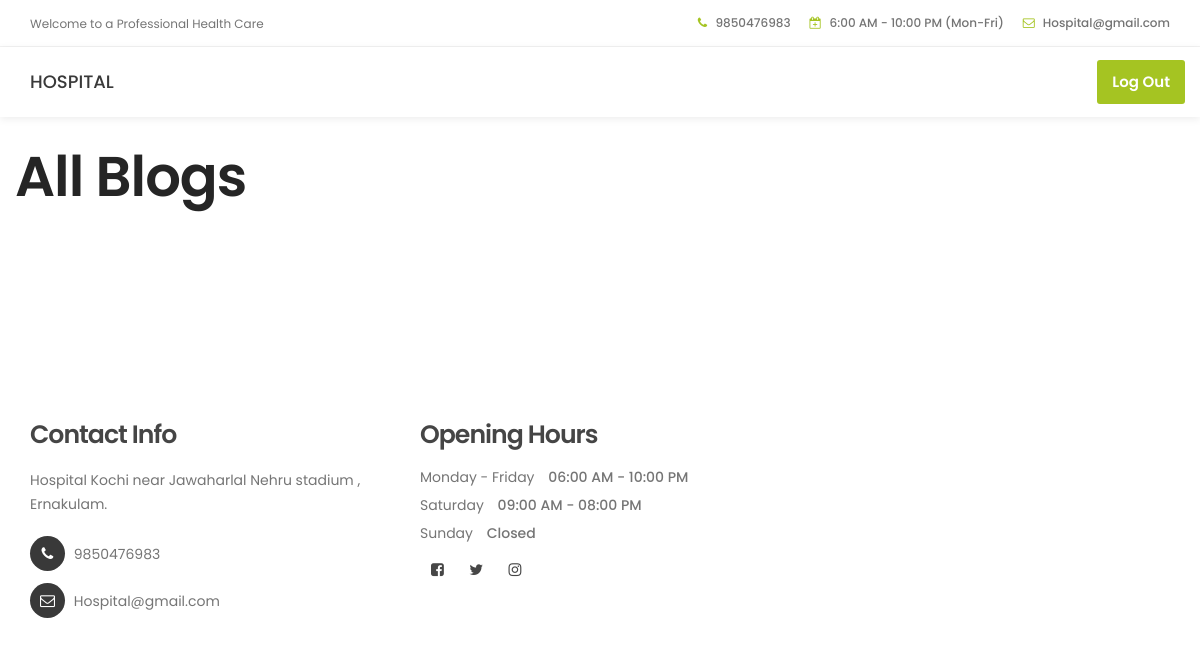
Page /viewpost/1 on the earlier database version.
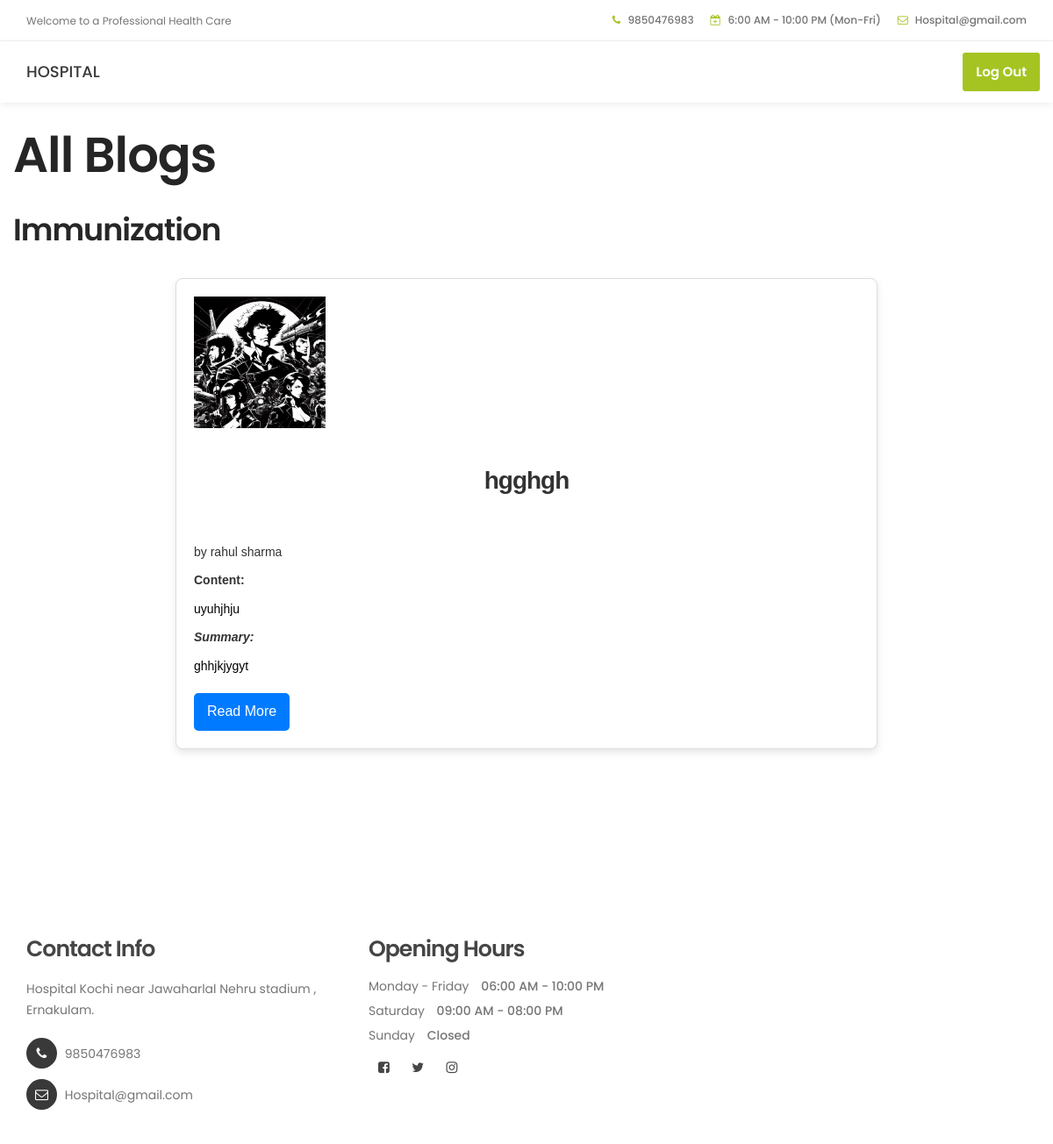
Same page on the later database version.
### hospitalapp/models.py (models this page shows, shortened)
class Category(models.Model):
    name=models.CharField(max_length=25)

class Blogs(models.Model):
    author = models.ForeignKey(doctorreg,on_delete=models.CASCADE)
    title=models.CharField(max_length=25)
    image=models.FileField()
    category=models.ForeignKey(Category,on_delete=models.CASCADE)
    summary=models.CharField(max_length=1000)
    content=models.CharField(max_length=1000)
    is_draft=models.BooleanField(default=True)
    created_at=models.DateTimeField(default=timezone.now)

class doctorreg(models.Model):
    id = models.BigAutoField(primary_key=True)
    first_name=models.CharField(max_length=25)
    last_name=models.CharField(max_length=25)
    username = models.CharField(max_length=25)
    email = models.EmailField(max_length=25)
    Password = models.CharField(max_length=25)
    profilepic=models.ImageField()
    address=models.CharField(max_length=100)

### hospitalapp/views.py (the view)
# urls.py: path('viewpost/<uname>',views.view_post),
def view_post(request,uname):
    posts = Blogs.objects.filter(is_draft=False)
    posts_category = {}
    for post in posts:
        if post.category not in posts_category:
            posts_category[post.category] = []
        posts_category[post.category].append(post)
    categories=Category.objects.all()
    return render(request,'viewallblogs.html',{'uname':uname,'post':posts,'posts_category':posts_category,'categories':categories})

### template/viewallblogs.html (shortened to what this page needs)
<!DOCTYPE html>
<html lang="en">
<head>
     {% load static %}
     <link rel="stylesheet" href="{% static 'css/bootstrap.min.css' %}">
     <link rel="stylesheet" href="{% static 'css/font-awesome.min.css' %}">
     <link rel="stylesheet" href="{% static 'css/animate.css' %}">
     <link rel="stylesheet" href="{% static 'css/owl.carousel.css' %}">
     <link rel="stylesheet" href="{% static 'css/owl.theme.default.min.css' %}">
     <link rel="stylesheet" href="{% static 'css/tooplate-style.css' %}">
</head>
<body id="top" data-spy="scroll" data-target=".navbar-collapse" data-offset="50">
     <header>
          <div class="container">
               <div class="row">
                    <div class="col-md-4 col-sm-5">
                         <p>Welcome to a Professional Health Care</p>
                    </div>
                    <div class="col-md-8 col-sm-7 text-align-right">
                         <span class="phone-icon"><i class="fa fa-phone"></i> 9850476983</span>
                         <span class="date-icon"><i class="fa fa-calendar-plus-o"></i> 6:00 AM - 10:00 PM (Mon-Fri)</span>
                         <span class="email-icon"><i class="fa fa-envelope-o"></i> <a href="#">Hospital@gmail.com</a></span>
                    </div>
               </div>
          </div>
     </header>
     <section class="navbar navbar-default navbar-static-top" role="navigation">
          <div class="container">
               <div class="navbar-header">
                    <a href="index.html" class="navbar-brand">HOSPITAL</a>
               </div>
               <div class="collapse navbar-collapse">
                    <ul class="nav navbar-nav navbar-right">
                         <li class="appointment-btn"><a href="../7">Log Out</a></li>
                    </ul>
               </div>
          </div>
     </section>
 <section id="appointment" data-stellar-background-ratio="3" style="position: relative; top:-100px;">
          <div class="container">
               <div class="row">
                   <h1>All Blogs</h1>
{% for category, posts in posts_category.items %}
    <h2>{{ category.name }}</h2>
        {% if posts %}
            {% for post in posts %}
                   <div class="box">
                    <img src="{{ post.image.url }}" style="width: 150px; height: 150px; object-fit: cover;"><br>
                    <h2>{{ post.title }}</h2><br>
                    <p>by {{ post.author.first_name }} {{ post.author.last_name }}</p>
                    <p class="content"><b>Content:</b></p>
                    <p class="content-preview" id="content-preview-{{ post.id }}" style="Color:black">
                        {{ post.content|truncatewords:30 }}
                    </p>
                    <p class="summary"><b>Summary:</b></p>
                    <p class="summary-preview" id="summary-preview-{{ post.id }}" style="Color:black">
                        {% if post.summary|wordcount > 15 %}
                            {{ post.summary|truncatewords:15 }}...
                        {% else %}
                            {{ post.summary }}
                        {% endif %}
                    </p>
                    <button class="read-more-btn" data-post-id="{{ post.id }}">Read More</button>
                </div>
            {% endfor %}
        {% else %}
            <h4 class="wow-fadeInUp" data-wow-delay="0.4s">No Blogs</h4>
        {% endif %}
    </div>
{% endfor %}
</div>
</div>
</section>
 <footer data-stellar-background-ratio="5">
     <div class="container">
          <div class="row">
               <div class="col-md-4 col-sm-4">
                    <div class="footer-thumb">
                         <h4 class="wow fadeInUp" data-wow-delay="0.4s">Contact Info</h4>
                         <p>Hospital Kochi near Jawaharlal Nehru stadium , Ernakulam.</p>
                         <div class="contact-info">
                              <p><i class="fa fa-phone"></i> 9850476983</p>
                              <p><i class="fa fa-envelope-o"></i> <a href="#">Hospital@gmail.com</a></p>
                         </div>
                    </div>
               </div>
               <div class="col-md-6 col-sm-12">
                    <div class="footer-thumb">
                         <div class="opening-hours">
                              <h4 class="wow fadeInUp" data-wow-delay="0.4s">Opening Hours</h4>
                              <p>Monday - Friday <span>06:00 AM - 10:00 PM</span></p>
                              <p>Saturday <span>09:00 AM - 08:00 PM</span></p>
                              <p>Sunday <span>Closed</span></p>
                         </div>
                         <ul class="social-icon">
                              <li><a href="https://www.facebook.com/tooplate" class="fa fa-facebook-square" attr="facebook icon"></a></li>
                              <li><a href="#" class="fa fa-twitter"></a></li>
                              <li><a href="#" class="fa fa-instagram"></a></li>
                         </ul>
                    </div>
               </div>
          </div>
     </div>
</footer>
</body>
</html>

### static/css/tooplate-style.css (style rules this page uses)
body { background: #ffffff; font-family: 'Poppins', sans-serif; overflow-x: hidden; }
h1,h2,h3,h4,h5,h6 { font-weight: 600; line-height: inherit; }
h1,h2,h3,h4 { letter-spacing: -1px; }
h1 { color: #252525; font-size: 5em; }
h2 { color: #272727; font-size: 3em; padding-bottom: 10px; }
h4 { color: #454545; font-size: 1.8em; padding-bottom: 2px; }
p { color: #757575; font-size: 14px; font-weight: normal; line-height: 24px; }
html { -webkit-font-smoothing: antialiased; }
a { color: #252525; -webkit-transition: 0.5s; transition: 0.5s; text-decoration: none !important; }
.text-align-right { text-align: right; }
header { background: #ffffff; border-bottom: 1px solid #f2f2f2; display: flex; height: 45px; }
header .col-md-8 { padding-right: 0; }
header p, header span { font-size: 12px; line-height: 24px; padding-top: 12px; }
header a, header span { color: #747474; }
header span { font-weight: 500; display: inline-block; padding: 11px 15px; }
header span.date-icon { border-left: 1px solid #f2f2f2; border-right: 1px solid #f2f2f2; padding-right: 19px; padding-left: 19px; }
header span i { color: #a5c422; margin-right: 5px; }
.navbar-default { background: #ffffff; box-shadow: 0 2px 8px rgba(0,0,0,.075); border: none; margin-bottom: 0; padding: 10px; }
.navbar-default .navbar-brand { color: #393939; font-weight: 500; }
.navbar-default .navbar-nav li.appointment-btn { margin: 3px 0 0 20px; }
.navbar-default .navbar-nav li.appointment-btn a { background: #a5c422; border-radius: 3px; color: #ffffff; font-weight: 600; padding-top: 12px; padding-bottom: 12px; }
.navbar-default .navbar-nav li a { color: #555555; font-size: 15px; font-weight: 500; padding-right: 20px; padding-left: 20px; -webkit-transition: all ease-in-out 0.4s; transition: all ease-in-out 0.4s; }
#appointment { padding-top: 100px; }
footer { padding-top: 80px; padding-bottom: 40px; }
footer h4 { padding-bottom: 5px; }
footer a { color: #757575; }
.contact-info { padding-top: 10px; }
.contact-info .fa { background: #393939; border-radius: 100%; color: #ffffff; font-size: 15px; width: 35px; height: 35px; line-height: 35px; text-align: center; margin-right: 5px; margin-bottom: 2px; }
.opening-hours p { line-height: 18px; }
.opening-hours span { font-weight: 500; display: inline-block; padding-left: 10px; }
.social-icon { position: relative; padding: 0; margin: 0; }
.social-icon li { display: inline-block; list-style: none; }
.social-icon li a { border-radius: 100px; color: #464646; font-size: 15px; width: 35px; height: 35px; line-height: 35px; text-decoration: none; text-align: center; transition: all 0.4s ease-in-out; position: relative; }
@media only screen and (max-width: 1200px) { h1 { font-size: 4em; } }
@media only screen and (max-width: 1200px) { h2 { font-size: 2.5em; } }
@media only screen and (max-width: 1200px) { header { height: inherit; } }
@media only screen and (max-width: 1200px) { header span.date-icon { border: 0; padding-right: 0; padding-left: 0; } }
@media only screen and (max-width: 1200px) { header span.email-icon { padding-top: 0; } }
@media only screen and (max-width: 1200px) { .navbar-default .navbar-nav li a { padding-right: 15px; padding-left: 15px; } }

### template/viewallblogs.html (style rules this page uses)
.box { max-width: 800px; min-height: 400px; margin: 20px auto; padding: 20px; border: 1px solid #ddd; border-radius: 8px; background-color: #ffffff; box-shadow: 0 4px 8px rgba(0, 0, 0, 0.1); font-family: Arial, sans-serif; overflow: auto; }
img { width:400px; height:300px; display: block; justify-content: center }
.box h2 { font-size: 2em; color: #333; margin-bottom: 20px; text-align: center; }
.box p { color: #333; line-height: 1.6; }
.box .summary { font-style: italic; margin: 10px 0; }
.box .content { font-weight: bold; margin: 10px 0; }
.read-more-btn { background-color: #007bff; color: white; border: none; padding: 10px 15px; font-size: 16px; cursor: pointer; border-radius: 5px; transition: background-color 0.3s ease, color 0.3s ease; display: inline-block; text-align: center; margin-top: 10px; }

Differences in the rows shown:
added Category: name "Immunization"
added Blogs: image (picture), title "hgghgh", author.first_name "rahul", author.last_name "sharma", content "uyuhjhju", summary "ghhjkjygyt"
